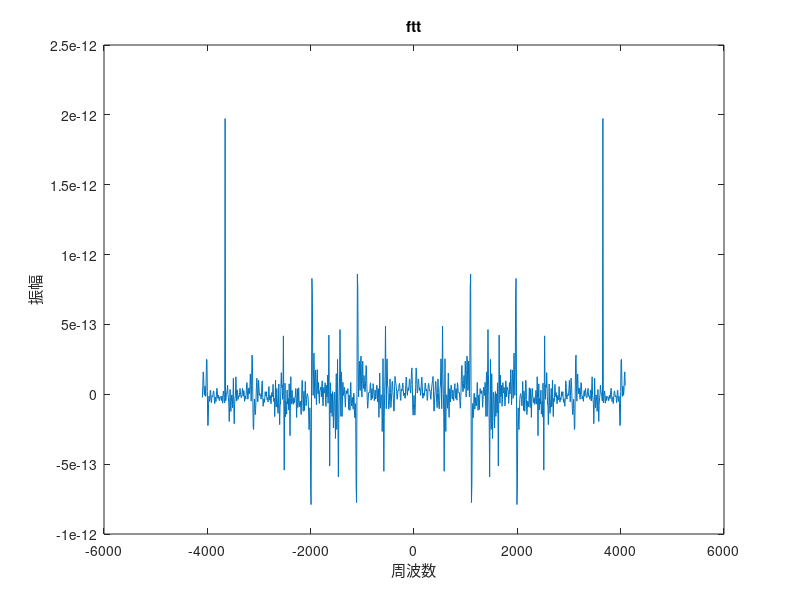
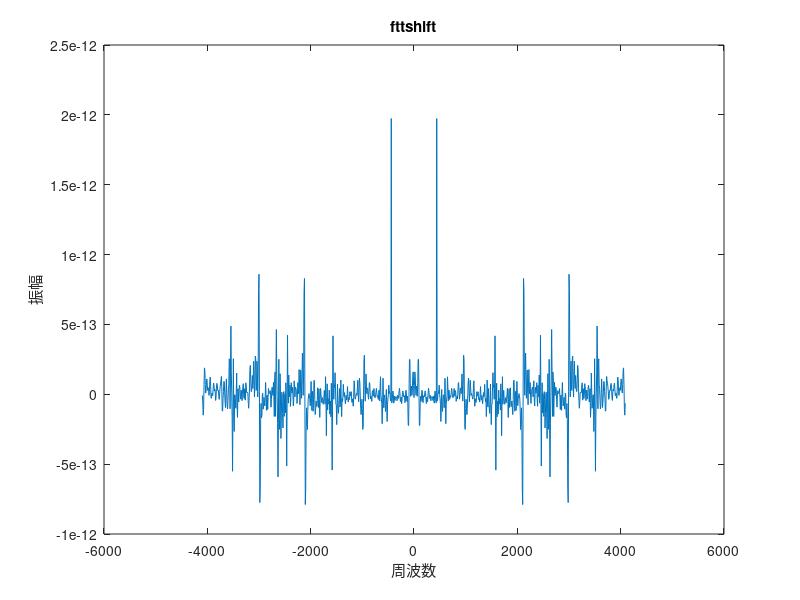
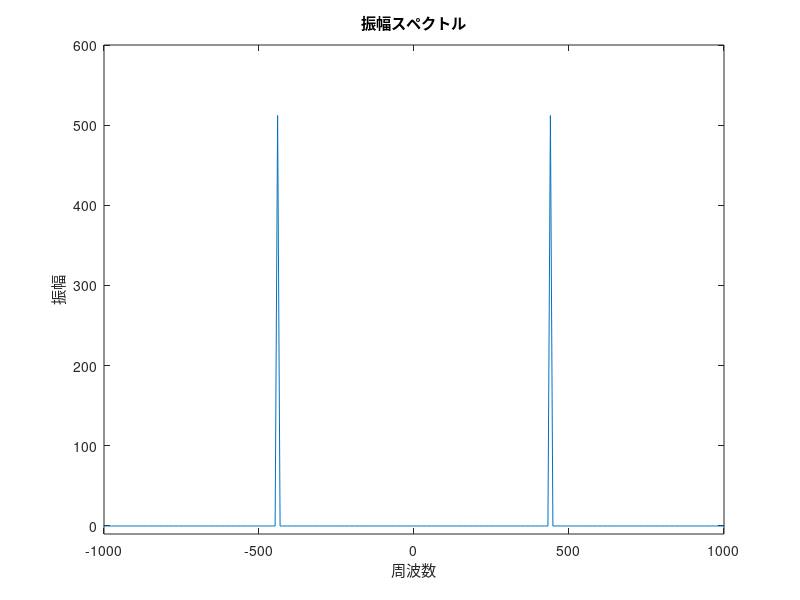

Write MATLAB code to recreate these figures, in order.
clear;

Fs = 8192;
t = (0:(Fs-1)) / Fs;
f = 440;
fs = (-Fs/2 : Fs/1024 : (Fs/2) - Fs/1024);
y = sin(2*pi*f*t);

fft_y = fft(y,1024);
ln = length(abs(fftshift(fft(y))));
figure;
plot(fs,fft_y);
title('ftt');
xlabel('周波数');
ylabel('振幅');

fft_ys = fftshift(fft_y);
figure;
plot(fs,fft_ys);
title('fttshift');
xlabel('周波数');
ylabel('振幅');


fft_ys = abs(fft_ys);
figure;
plot(fs,fft_ys);
title('振幅スペクトル');
xlabel('周波数');
ylabel('振幅');
axis([-1000 1000 -10 600]);